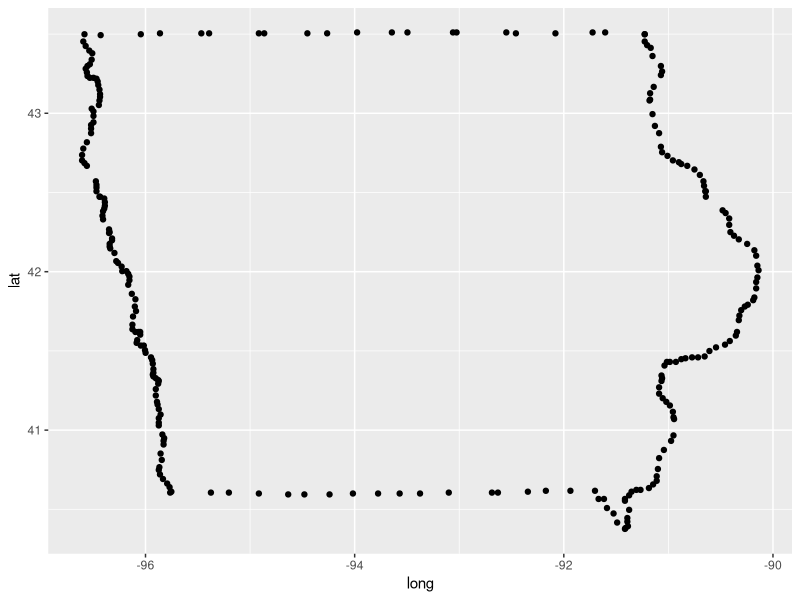
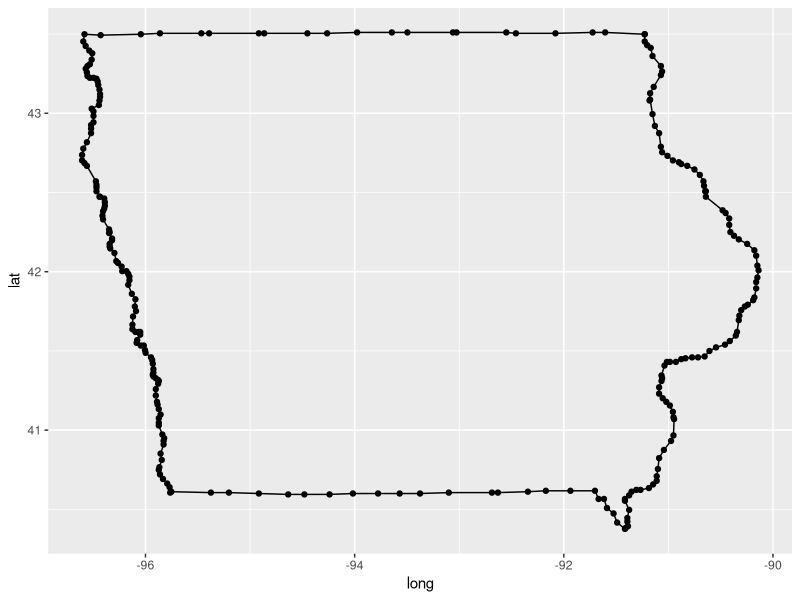
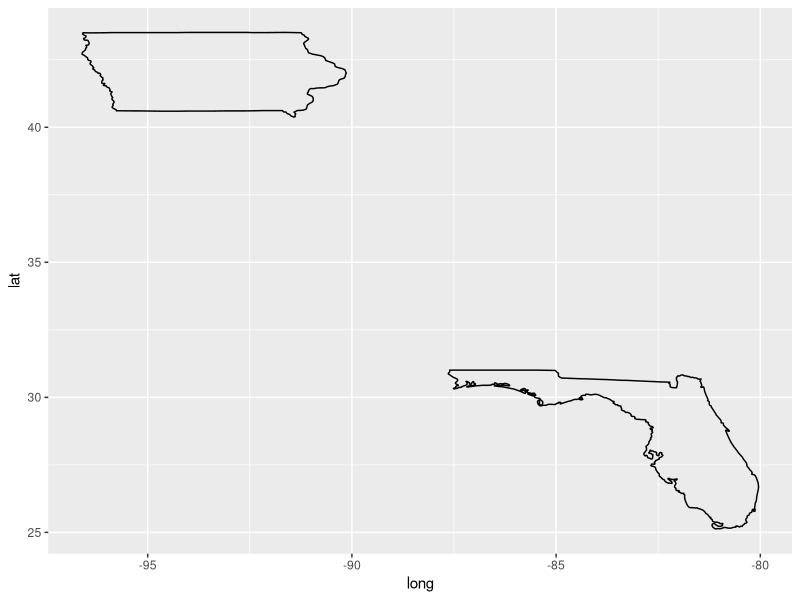
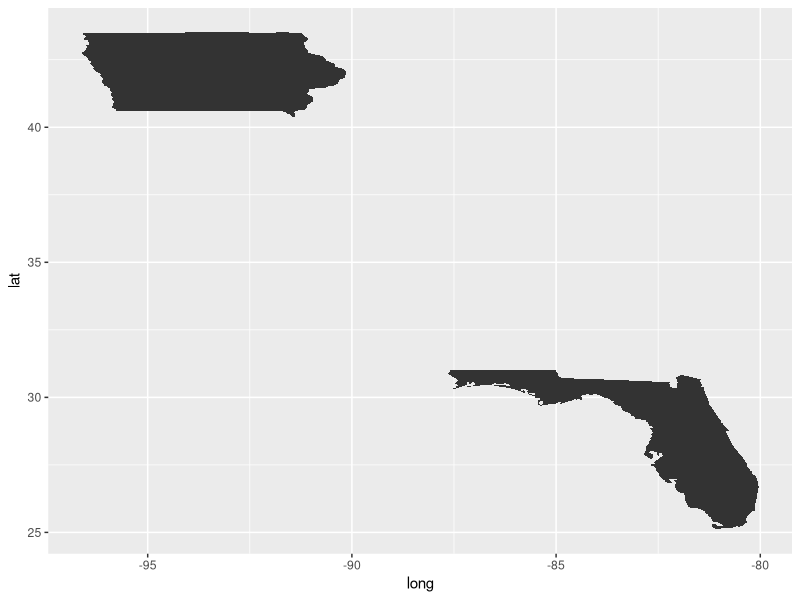
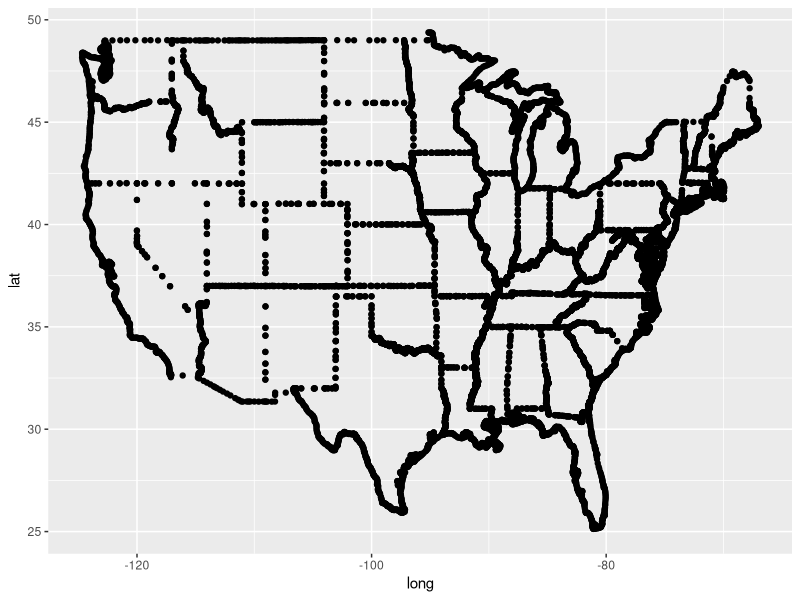
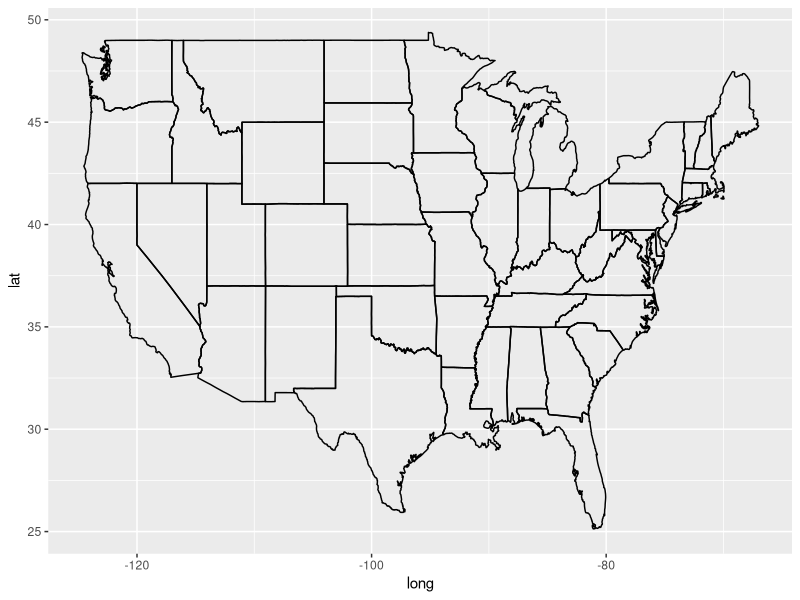
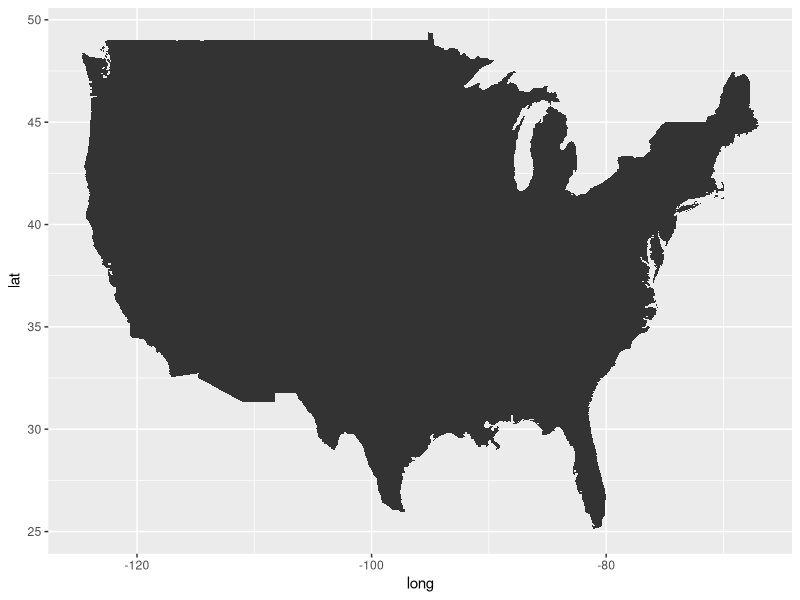
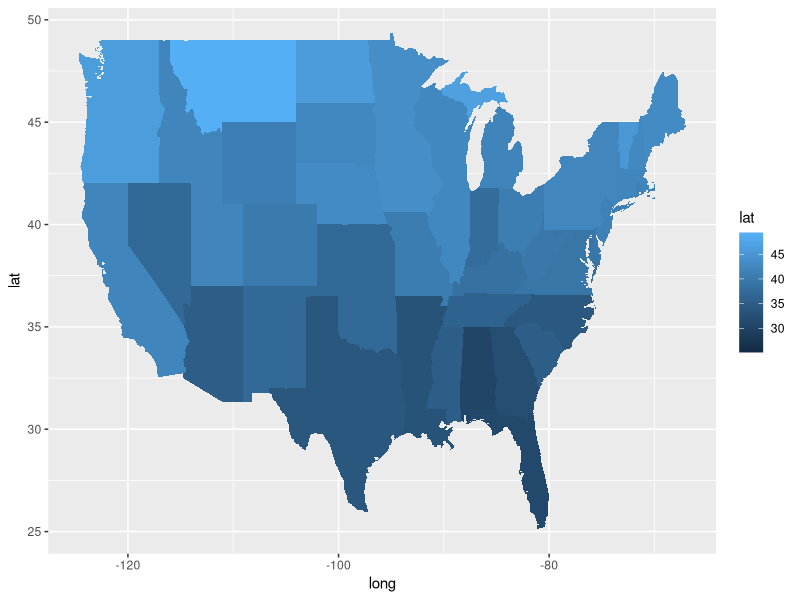

Here is the R script that generated these plots, in order: (Note: this script raises an error after producing the figures.)
## ---- chunk 1
knitr::opts_chunk$set(echo = TRUE)
library(tidyverse)
library(lubridate)
## ---- chunk 2
library(ggplot2)
iowa <- map_data("state") %>% filter(region=="iowa")
iowa %>% ggplot(aes(x = long, y = lat)) + geom_point()
## ---- chunk 3
library(ggplot2)
iowa <- map_data("state") %>% filter(region=="iowa")
iowa %>% ggplot(aes(x = long, y = lat)) + geom_point() + geom_path()
## ---- chunk 4
iowa <- map_data("state") %>% filter(region %in% c("iowa", "florida"))
iowa %>% ggplot(aes(x = long, y = lat)) + geom_path(aes(group=region))
## ---- chunk 5
iowa <- map_data("state") %>% filter(region %in% c("iowa", "florida"))
iowa %>% ggplot(aes(x = long, y = lat)) + geom_polygon(aes(group=region))
## ---- chunk 6
states <- map_data("state")
head(states)
## ---- chunk 7
states %>% ggplot(aes(x = long, y = lat)) + geom_point()
## ---- chunk 8
states %>% ggplot(aes(x = long, y = lat)) + geom_path(aes(group = group))
## ---- chunk 9
states %>% ggplot(aes(x = long, y = lat)) + geom_polygon(aes(group = group))
## ---- chunk 10
states %>% ggplot(aes(x = long, y = lat)) + geom_polygon(aes(group = group, fill=lat))
## ---- chunk 11
data(fbi, package="classdata")
fbi14 <- fbi %>% filter(Year == 2014)
head(fbi14)
## ---- chunk 12
head(states)
## ---- chunk 13
fbi14$region <- tolower(fbi14$State)

nomatch1 <- fbi14 %>% anti_join(states, by="region")
# States for which we do not have map data
unique(nomatch1$State)


nomatch2 <- states %>% anti_join(fbi14, by="region")
# States for which we do not have crime data
unique(nomatch2$State)
## ---- chunk 14
fbi.map <- fbi14 %>% left_join(states, by="region")
fbi.map %>% filter(Type=="Burglary") %>% 
  ggplot(aes(x = long, y = lat, fill=Count/Population*60000)) +
  geom_polygon(aes(group=group))
